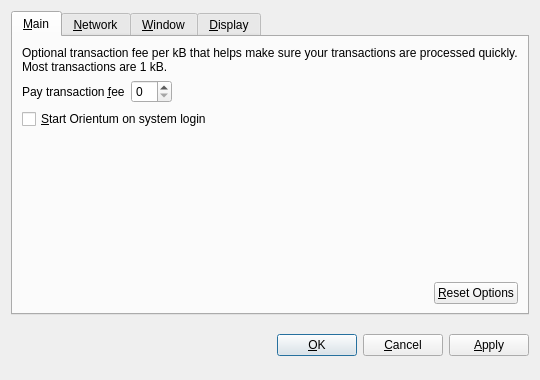
<?xml version="1.0" encoding="UTF-8"?>
<ui version="4.0">
 <class>OptionsDialog</class>
 <widget class="QDialog" name="OptionsDialog">
  <property name="geometry">
   <rect>
    <x>0</x>
    <y>0</y>
    <width>540</width>
    <height>380</height>
   </rect>
  </property>
  <property name="windowTitle">
   <string>Options</string>
  </property>
  <property name="modal">
   <bool>true</bool>
  </property>
  <layout class="QVBoxLayout" name="verticalLayout">
   <item>
    <widget class="QTabWidget" name="tabWidget">
     <property name="tabPosition">
      <enum>QTabWidget::North</enum>
     </property>
     <property name="currentIndex">
      <number>0</number>
     </property>
     <widget class="QWidget" name="tabMain">
      <attribute name="title">
       <string>&amp;Main</string>
      </attribute>
      <layout class="QVBoxLayout" name="verticalLayout_Main">
       <item>
        <widget class="QLabel" name="transactionFeeInfoLabel">
         <property name="text">
          <string>Optional transaction fee per kB that helps make sure your transactions are processed quickly. Most transactions are 1 kB.</string>
         </property>
         <property name="textFormat">
          <enum>Qt::PlainText</enum>
         </property>
         <property name="wordWrap">
          <bool>true</bool>
         </property>
        </widget>
       </item>
       <item>
        <layout class="QHBoxLayout" name="horizontalLayout_1_Main">
         <item>
          <widget class="QLabel" name="transactionFeeLabel">
           <property name="text">
            <string>Pay transaction &amp;fee</string>
           </property>
           <property name="textFormat">
            <enum>Qt::PlainText</enum>
           </property>
           <property name="buddy">
            <cstring>transactionFee</cstring>
           </property>
          </widget>
         </item>
         <item>
          <widget class="BitcoinAmountField" name="transactionFee"/>
         </item>
         <item>
          <spacer name="horizontalSpacer_1_Main">
           <property name="orientation">
            <enum>Qt::Horizontal</enum>
           </property>
           <property name="sizeHint" stdset="0">
            <size>
             <width>40</width>
             <height>20</height>
            </size>
           </property>
          </spacer>
         </item>
        </layout>
       </item>
       <item>
        <widget class="QCheckBox" name="bitcoinAtStartup">
         <property name="toolTip">
          <string>Automatically start Orientum after logging in to the system.</string>
         </property>
         <property name="text">
          <string>&amp;Start Orientum on system login</string>
         </property>
        </widget>
       </item>
       <item>
        <spacer name="verticalSpacer_Main">
         <property name="orientation">
          <enum>Qt::Vertical</enum>
         </property>
         <property name="sizeHint" stdset="0">
          <size>
           <width>20</width>
           <height>40</height>
          </size>
         </property>
        </spacer>
       </item>
       <item>
        <layout class="QHBoxLayout" name="horizontalLayout_2_Main">
         <item>
          <spacer name="horizontalSpacer_2_Main">
           <property name="orientation">
            <enum>Qt::Horizontal</enum>
           </property>
           <property name="sizeHint" stdset="0">
            <size>
             <width>40</width>
             <height>20</height>
            </size>
           </property>
          </spacer>
         </item>
         <item>
          <widget class="QPushButton" name="resetButton">
           <property name="toolTip">
            <string>Reset all client options to default.</string>
           </property>
           <property name="text">
            <string>&amp;Reset Options</string>
           </property>
           <property name="autoDefault">
            <bool>false</bool>
           </property>
          </widget>
         </item>
        </layout>
       </item>
      </layout>
     </widget>
     <widget class="QWidget" name="tabNetwork">
      <attribute name="title">
       <string>&amp;Network</string>
      </attribute>
      <layout class="QVBoxLayout" name="verticalLayout_Network">
       <item>
        <widget class="QCheckBox" name="mapPortUpnp">
         <property name="toolTip">
          <string>Automatically open the Orientum client port on the router. This only works when your router supports UPnP and it is enabled.</string>
         </property>
         <property name="text">
          <string>Map port using &amp;UPnP</string>
         </property>
        </widget>
       </item>
       <item>
        <widget class="QCheckBox" name="connectSocks">
         <property name="toolTip">
          <string>Connect to the Orientum network through a SOCKS proxy (e.g. when connecting through Tor).</string>
         </property>
         <property name="text">
          <string>&amp;Connect through SOCKS proxy:</string>
         </property>
        </widget>
       </item>
       <item>
        <layout class="QHBoxLayout" name="horizontalLayout_Network">
         <item>
          <widget class="QLabel" name="proxyIpLabel">
           <property name="text">
            <string>Proxy &amp;IP:</string>
           </property>
           <property name="textFormat">
            <enum>Qt::PlainText</enum>
           </property>
           <property name="buddy">
            <cstring>proxyIp</cstring>
           </property>
          </widget>
         </item>
         <item>
          <widget class="QValidatedLineEdit" name="proxyIp">
           <property name="maximumSize">
            <size>
             <width>140</width>
             <height>16777215</height>
            </size>
           </property>
           <property name="toolTip">
            <string>IP address of the proxy (e.g. 127.0.0.1)</string>
           </property>
          </widget>
         </item>
         <item>
          <widget class="QLabel" name="proxyPortLabel">
           <property name="text">
            <string>&amp;Port:</string>
           </property>
           <property name="textFormat">
            <enum>Qt::PlainText</enum>
           </property>
           <property name="buddy">
            <cstring>proxyPort</cstring>
           </property>
          </widget>
         </item>
         <item>
          <widget class="QLineEdit" name="proxyPort">
           <property name="maximumSize">
            <size>
             <width>55</width>
             <height>16777215</height>
            </size>
           </property>
           <property name="toolTip">
            <string>Port of the proxy (e.g. 9050)</string>
           </property>
          </widget>
         </item>
         <item>
          <widget class="QLabel" name="socksVersionLabel">
           <property name="text">
            <string>SOCKS &amp;Version:</string>
           </property>
           <property name="textFormat">
            <enum>Qt::PlainText</enum>
           </property>
           <property name="buddy">
            <cstring>socksVersion</cstring>
           </property>
          </widget>
         </item>
         <item>
          <widget class="QValueComboBox" name="socksVersion">
           <property name="toolTip">
            <string>SOCKS version of the proxy (e.g. 5)</string>
           </property>
          </widget>
         </item>
         <item>
          <spacer name="horizontalSpacer_Network">
           <property name="orientation">
            <enum>Qt::Horizontal</enum>
           </property>
           <property name="sizeHint" stdset="0">
            <size>
             <width>40</width>
             <height>20</height>
            </size>
           </property>
          </spacer>
         </item>
        </layout>
       </item>
       <item>
        <spacer name="verticalSpacer_Network">
         <property name="orientation">
          <enum>Qt::Vertical</enum>
         </property>
         <property name="sizeHint" stdset="0">
          <size>
           <width>20</width>
           <height>40</height>
          </size>
         </property>
        </spacer>
       </item>
      </layout>
     </widget>
     <widget class="QWidget" name="tabWindow">
      <attribute name="title">
       <string>&amp;Window</string>
      </attribute>
      <layout class="QVBoxLayout" name="verticalLayout_Window">
       <item>
        <widget class="QCheckBox" name="minimizeToTray">
         <property name="toolTip">
          <string>Show only a tray icon after minimizing the window.</string>
         </property>
         <property name="text">
          <string>&amp;Minimize to the tray instead of the taskbar</string>
         </property>
        </widget>
       </item>
       <item>
        <widget class="QCheckBox" name="minimizeOnClose">
         <property name="toolTip">
          <string>Minimize instead of exit the application when the window is closed. When this option is enabled, the application will be closed only after selecting Quit in the menu.</string>
         </property>
         <property name="text">
          <string>M&amp;inimize on close</string>
         </property>
        </widget>
       </item>
       <item>
        <spacer name="verticalSpacer_Window">
         <property name="orientation">
          <enum>Qt::Vertical</enum>
         </property>
         <property name="sizeHint" stdset="0">
          <size>
           <width>20</width>
           <height>40</height>
          </size>
         </property>
        </spacer>
       </item>
      </layout>
     </widget>
     <widget class="QWidget" name="tabDisplay">
      <attribute name="title">
       <string>&amp;Display</string>
      </attribute>
      <layout class="QVBoxLayout" name="verticalLayout_Display">
       <item>
        <layout class="QHBoxLayout" name="horizontalLayout_1_Display">
         <item>
          <widget class="QLabel" name="langLabel">
           <property name="text">
            <string>User Interface &amp;language:</string>
           </property>
           <property name="textFormat">
            <enum>Qt::PlainText</enum>
           </property>
           <property name="buddy">
            <cstring>lang</cstring>
           </property>
          </widget>
         </item>
         <item>
          <widget class="QValueComboBox" name="lang">
           <property name="toolTip">
            <string>The user interface language can be set here. This setting will take effect after restarting Orientum.</string>
           </property>
          </widget>
         </item>
        </layout>
       </item>
       <item>
        <layout class="QHBoxLayout" name="horizontalLayout_2_Display">
         <item>
          <widget class="QLabel" name="unitLabel">
           <property name="text">
            <string>&amp;Unit to show amounts in:</string>
           </property>
           <property name="textFormat">
            <enum>Qt::PlainText</enum>
           </property>
           <property name="buddy">
            <cstring>unit</cstring>
           </property>
          </widget>
         </item>
         <item>
          <widget class="QValueComboBox" name="unit">
           <property name="toolTip">
            <string>Choose the default subdivision unit to show in the interface and when sending coins.</string>
           </property>
          </widget>
         </item>
        </layout>
       </item>
       <item>
        <widget class="QCheckBox" name="displayAddresses">
         <property name="toolTip">
          <string>Whether to show Orientum addresses in the transaction list or not.</string>
         </property>
         <property name="text">
          <string>&amp;Display addresses in transaction list</string>
         </property>
        </widget>
       </item>
       <item>
        <widget class="QCheckBox" name="coinControlFeatures">
         <property name="toolTip">
          <string>Whether to show coin control features or not.</string>
         </property>
         <property name="text">
          <string>Display coin &amp;control features (experts only!)</string>
         </property>
        </widget>
       </item>
       <item>
        <spacer name="verticalSpacer_Display">
         <property name="orientation">
          <enum>Qt::Vertical</enum>
         </property>
         <property name="sizeHint" stdset="0">
          <size>
           <width>20</width>
           <height>40</height>
          </size>
         </property>
        </spacer>
       </item>
      </layout>
     </widget>
    </widget>
   </item>
   <item>
    <layout class="QHBoxLayout" name="horizontalLayout_Buttons">
     <item>
      <spacer name="horizontalSpacer_1">
       <property name="orientation">
        <enum>Qt::Horizontal</enum>
       </property>
       <property name="sizeHint" stdset="0">
        <size>
         <width>40</width>
         <height>48</height>
        </size>
       </property>
      </spacer>
     </item>
     <item>
      <widget class="QLabel" name="statusLabel">
       <property name="font">
        <font>
         <weight>75</weight>
         <bold>true</bold>
        </font>
       </property>
       <property name="text">
        <string/>
       </property>
       <property name="textFormat">
        <enum>Qt::PlainText</enum>
       </property>
       <property name="wordWrap">
        <bool>true</bool>
       </property>
      </widget>
     </item>
     <item>
      <spacer name="horizontalSpacer_2">
       <property name="orientation">
        <enum>Qt::Horizontal</enum>
       </property>
       <property name="sizeHint" stdset="0">
        <size>
         <width>40</width>
         <height>48</height>
        </size>
       </property>
      </spacer>
     </item>
     <item>
      <widget class="QPushButton" name="okButton">
       <property name="text">
        <string>&amp;OK</string>
       </property>
      </widget>
     </item>
     <item>
      <widget class="QPushButton" name="cancelButton">
       <property name="text">
        <string>&amp;Cancel</string>
       </property>
       <property name="autoDefault">
        <bool>false</bool>
       </property>
      </widget>
     </item>
     <item>
      <widget class="QPushButton" name="applyButton">
       <property name="text">
        <string>&amp;Apply</string>
       </property>
       <property name="autoDefault">
        <bool>false</bool>
       </property>
      </widget>
     </item>
    </layout>
   </item>
  </layout>
 </widget>
 <customwidgets>
  <customwidget>
   <class>BitcoinAmountField</class>
   <extends>QSpinBox</extends>
   <header>bitcoinamountfield.h</header>
  </customwidget>
  <customwidget>
   <class>QValueComboBox</class>
   <extends>QComboBox</extends>
   <header>qvaluecombobox.h</header>
  </customwidget>
  <customwidget>
   <class>QValidatedLineEdit</class>
   <extends>QLineEdit</extends>
   <header>qvalidatedlineedit.h</header>
  </customwidget>
 </customwidgets>
 <resources/>
 <connections/>
</ui>
